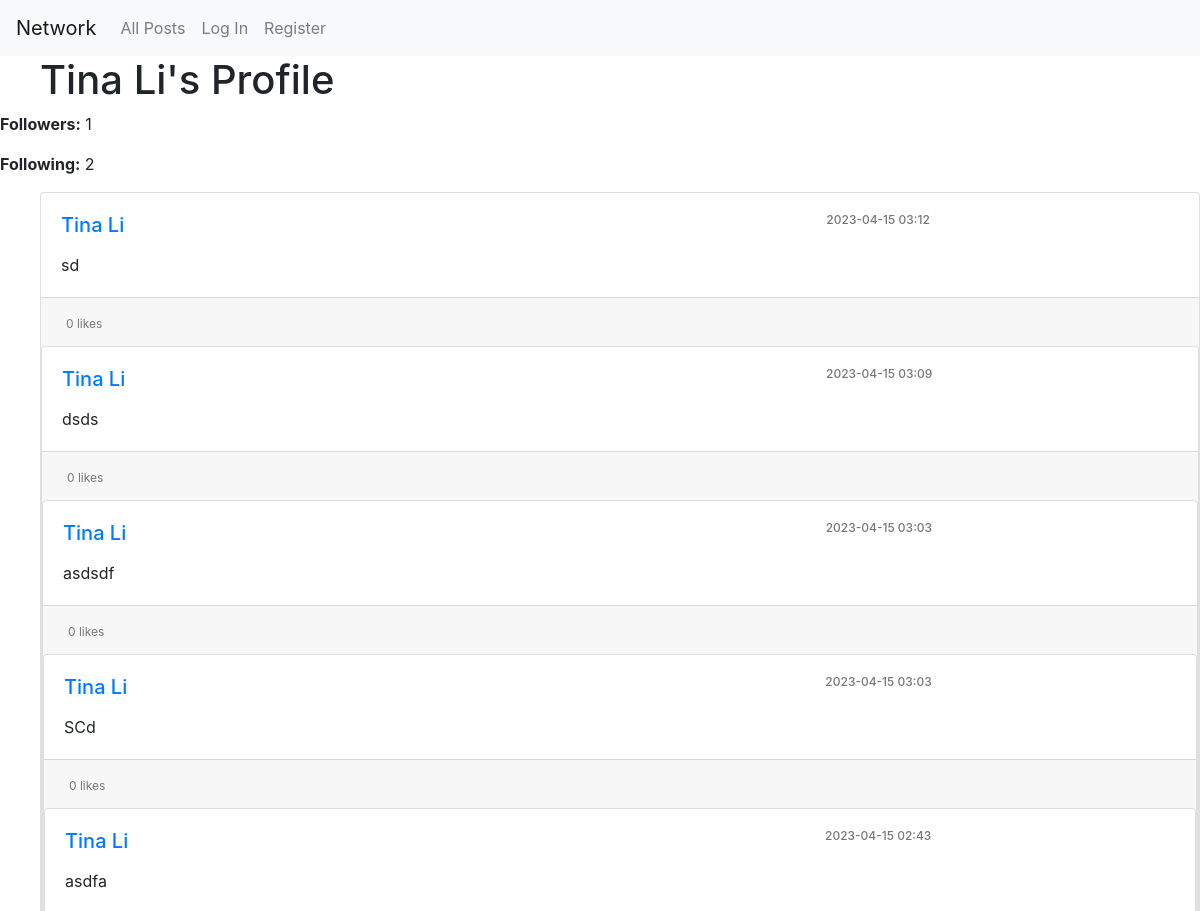
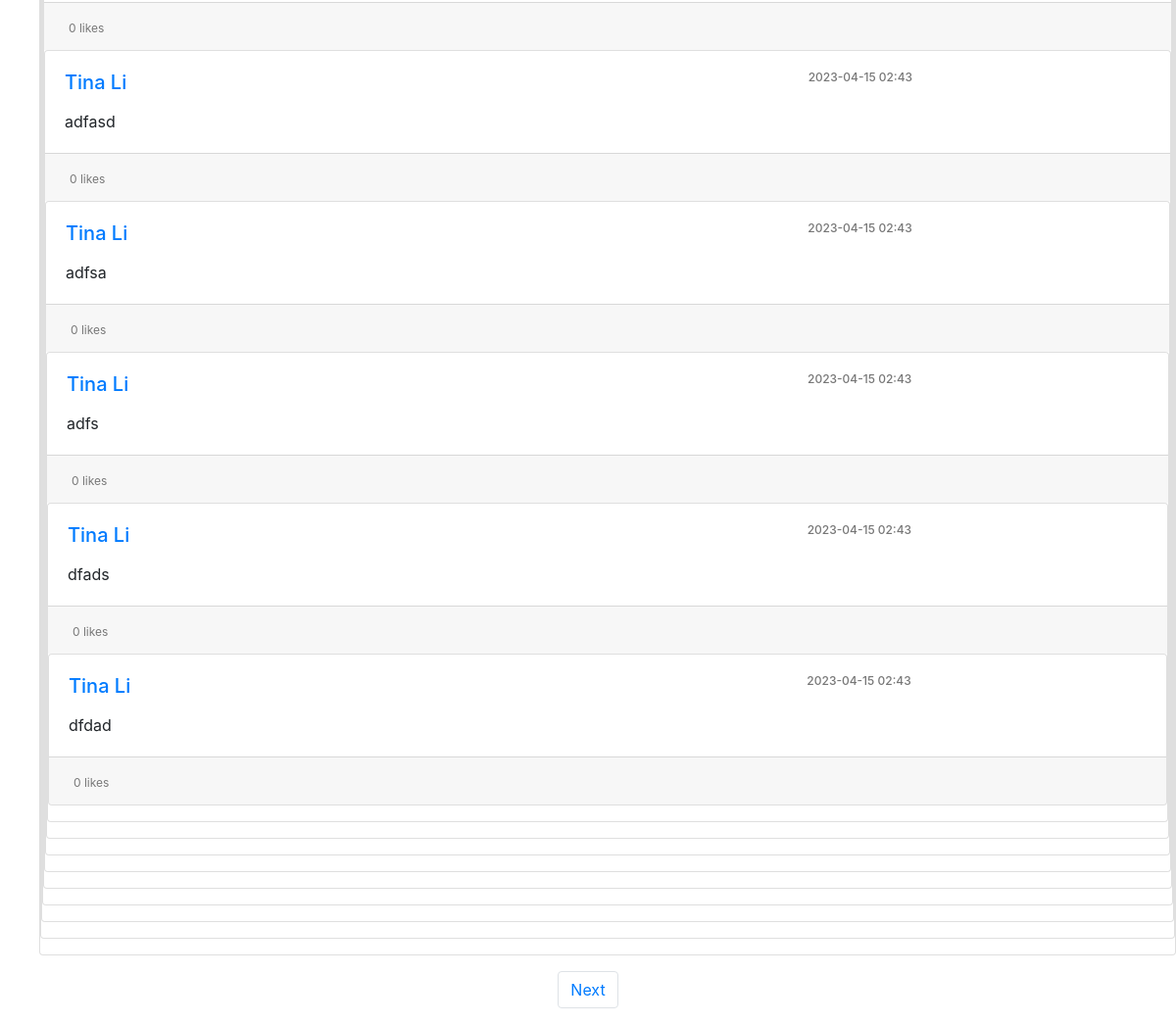
/profile/2, run on an earlier commit of the app's database (2 pictures, top to bottom).
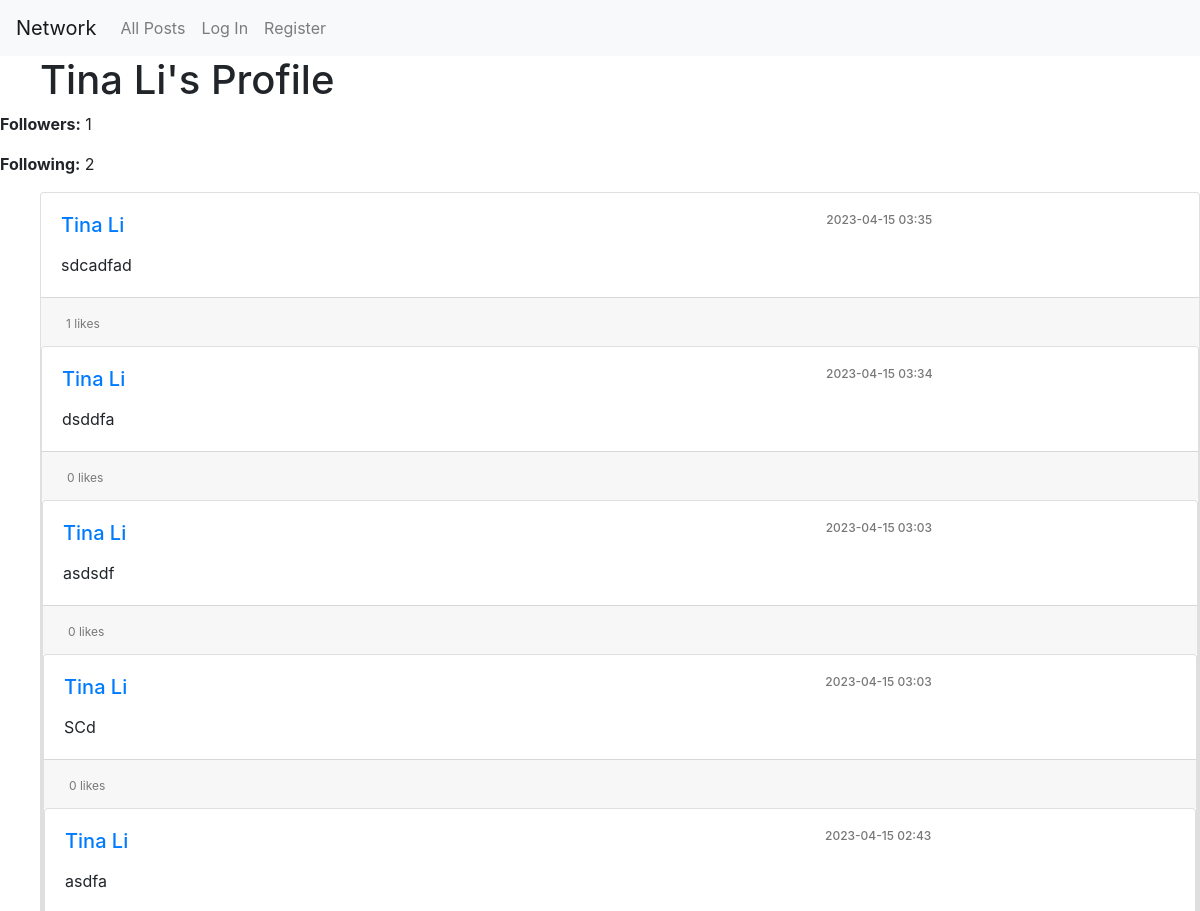
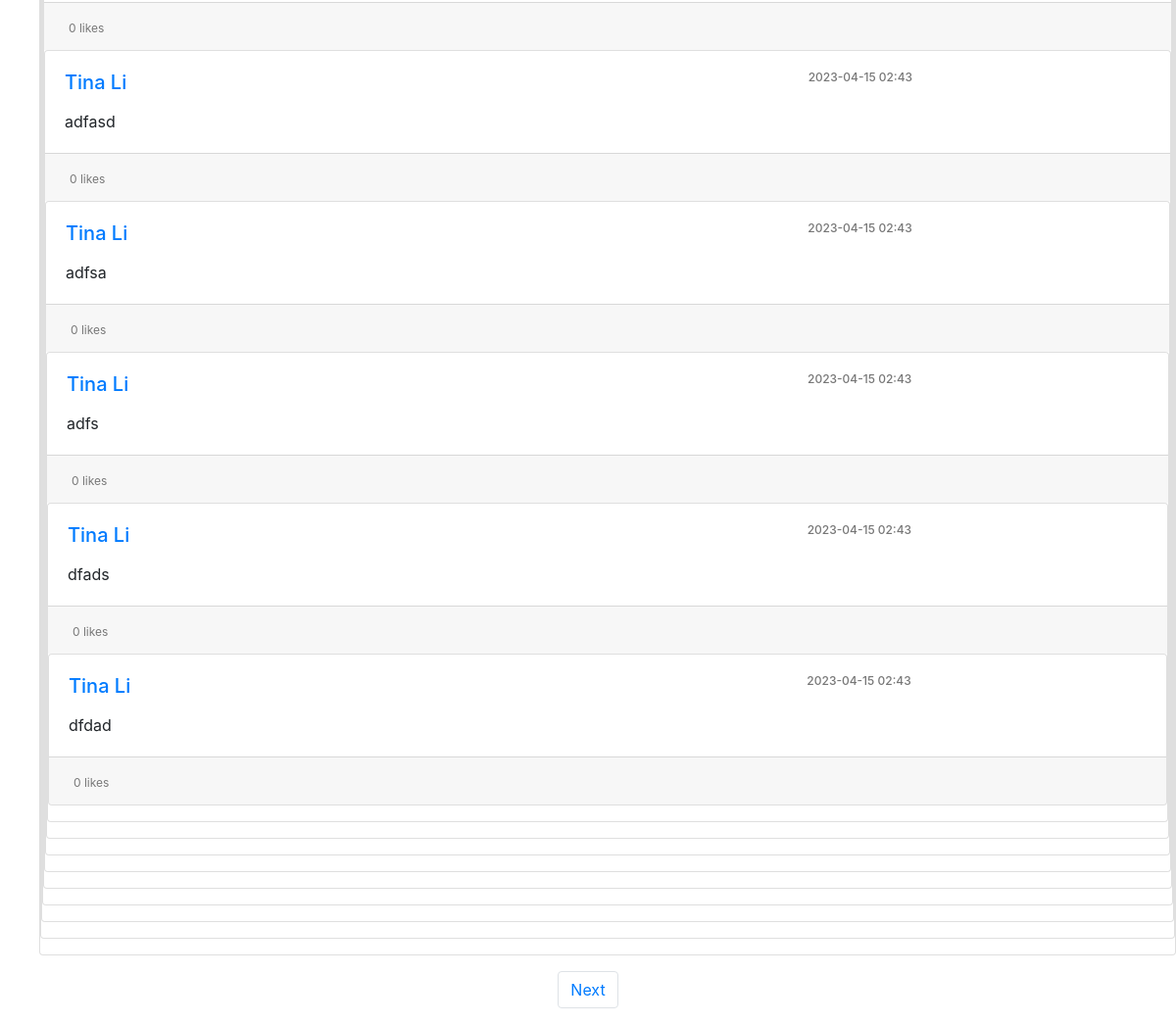
And on a later commit of the database (2 pictures, top to bottom).
### network/models.py (models this page shows, shortened)
class User(AbstractUser):
    pass

class Post(models.Model):
    user_name = models.ForeignKey(User, on_delete=models.CASCADE, related_name="writer")
    content = models.TextField()
    post_date = models.DateTimeField(auto_now_add=True)
    likes = models.ManyToManyField(User, blank=True)
    @property
    def like_count(self):
        return self.likes.all().count()

### network/views.py (the view, shortened to what this page needs)
# urls.py: path("profile/<int:user_id>", views.profile, name="profile"),
def profile(request, user_id):
    user = User.objects.get(id=user_id)
    try:
        curr_user = Friend.objects.get(user_name=user)
    except curr_user.DoesNotExist:
        return HttpResponseRedirect(reverse(index))
    posts = Post.objects.filter(user_name=user).order_by("-post_date")
    paginator = Paginator(posts, 10)
    page_number = request.GET.get('page')
    posts_of_the_page = paginator.get_page(page_number)
    follower = curr_user.follower.all()
    following = curr_user.following.all()
    if not request.user.is_authenticated:
        return render(request, "network/profile.html",{
            "posts_of_the_page": posts_of_the_page,
            "posts": posts,
            "username": user.username,
            "userId": user.id,
            "follower_count": curr_user.follower_count,
            "following_count": curr_user.following_count,
            "anonymous": True,
            "myprofile": True,
            "likedPosts": None
        })

### network/models.py (called while the page is built)
    @property
    def follower_count(self):
        return self.follower.all().count()

    @property
    def following_count(self):
        return self.following.all().count()

### network/templates/network/profile.html (shortened to what this page needs)
{% extends "network/layout.html" %}
{% load static %}
{% block body %}
<h1>{{ username }}'s Profile</h1>
<div class="profile-info">
    <p id="follower{{ userId }}"><strong>Followers:</strong> {{ follower_count }}</p>
    <p id="following{{ userId }}"><strong>Following:</strong> {{ following_count }}</p>
</div>
<div>
    <ul>
        {% for post in posts_of_the_page %}
        <div class="card mb-3">
            <div class="card-body">
                <div class="row">
                    <div class="col">
                        <h5 class="card-title mb-3"><a
                                href="{% url 'profile'  post.user_name.id %}">{{post.user_name}}</a>
                        </h5>
                    </div>
                    <div class="col-4 text-end">
                        <h6 class="post-date" id="date{{ post.id }}">{{ post.post_date|date:'Y-m-d H:i' }}</h6>
                    </div>
                </div>
                <p class="card-text" id="text{{ post.id }}">{{ post.content }}</p>
            </div>
            {% if not anonymous %}
            <div class="card-footer" id="footer{{ post.id }}">
                <div class="row">
                    <div class="col-10" id="like-section">
                        {% if post in likedPosts %}
                        <ion-icon id="{{ post.id }}" name="heart" class="active" onclick="like_post('{{ post.id }}')">
                            <div class='red-bg'></div>
                        </ion-icon>
                        <span class="ms-2 likes-count" id="count{{ post.id }}">{{ post.like_count }} likes</span>
                        {% else %}
                        <ion-icon id="{{ post.id }}" name="heart" onclick="like_post('{{ post.id }}')">
                            <div class='red-bg'></div>
                        </ion-icon>
                        <span class="ms-2 likes-count" id="count{{ post.id }}">{{ post.like_count }} likes</span>
                        {% endif %}
                    </div>
                    {% if request.user == post.user_name %}
                    <div class="col-2 text-end">
                        <button type="button" id="edit{{ post.id }}" class="btn btn-primary"
                            onclick="edit_post(`{{ post.id }}`)">Edit</button>
                    </div>
                    {% endif %}
                </div>
            </div>
            {% else %}
            <div class="card-footer" id="footer{{ post.id }}">
                <span class="ms-2 likes-count" id="count{{ post.id }}">{{ post.like_count }} likes</span>
            </div>
            {% endif %}
        {% endfor %}
    </ul>
</div>
<nav aria-label="Page navigation example">
    <ul class="pagination d-flex  justify-content-center">
        {% if posts_of_the_page.has_next %}
            <li class="page-item"><a class="page-link" href="?page={{posts_of_the_page.next_page_number}}">Next</a ></li>
        {% endif %}
    </ul>
</nav>
{% endblock %}

### network/templates/network/layout.html (shortened to what this page needs)
{% load static %}
<!DOCTYPE html>
<html lang="en">
<head>
    <link rel="stylesheet" href="https://stackpath.bootstrapcdn.com/bootstrap/4.4.1/css/bootstrap.min.css"
>
    <link href="{% static 'network/styles.css' %}" rel="stylesheet">
</head>
<body>
    <nav class="navbar navbar-expand-lg navbar-light bg-light">
        <a class="navbar-brand" href="#">Network</a>
        <div>
            <ul class="navbar-nav mr-auto">
                <li class="nav-item">
                    <a class="nav-link" href="{% url 'index' %}">All Posts</a>
                </li>
                {% if user.is_authenticated %}
                <li class="nav-item">
                    <a class="nav-link" href="{% url 'following' %}">Following</a>
                </li>
                <li class="nav-item">
                    <a class="nav-link" href="{% url 'logout' %}">Log Out</a>
                </li>
                {% else %}
                <li class="nav-item">
                    <a class="nav-link" href="{% url 'login' %}">Log In</a>
                </li>
                <li class="nav-item">
                    <a class="nav-link" href="{% url 'register' %}">Register</a>
                </li>
                {% endif %}
            </ul>
        </div>
    </nav>
    <div class="body">
        {% block body %}
        {% endblock %}
    </div>
</body>
</html>

### network/static/network/styles.css (style rules this page uses)
h1 { margin-left: 40px; }
.post-date { font-size: 12px; color: #777; margin-bottom: 10px; }
.likes-count { font-size: 12px; color: #777; margin-left: 5px; }

What changed in the data, as far as the page shows it:
removed Post: user_name "Tina Li", post_date "2023-04-15 03:12", content "sd", like_count "0"
added Post: user_name "Tina Li", post_date "2023-04-15 03:35", content "sdcadfad", like_count "1"
changed Post: post_date "2023-04-15 03:09" → "2023-04-15 03:34"; content "dsds" → "dsddfa"
